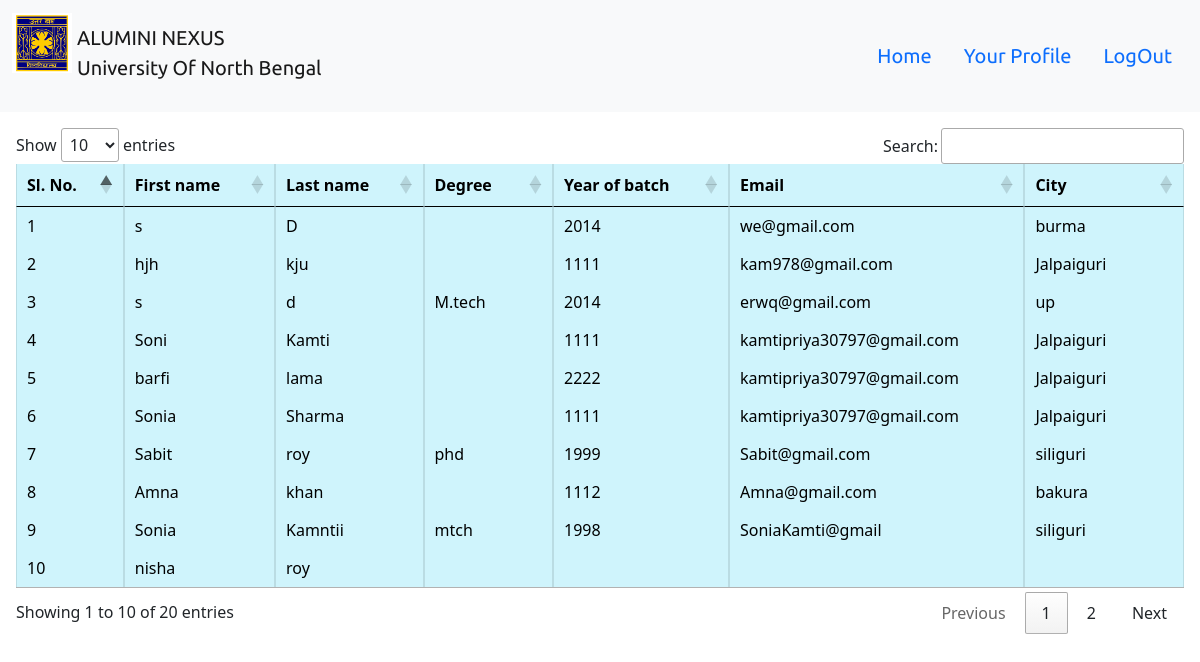
Screenshot of /userOutput.php (signed in) with the database file from the repository.
### tables this page shows
CREATE TABLE `registration` (
  `slno` int(255) NOT NULL,
  `first_name` varchar(255) NOT NULL,
  `middle_name` varchar(255) NOT NULL,
  `last_name` varchar(255) NOT NULL,
  `DOB` date NOT NULL,
  `gender` varchar(12) NOT NULL,
  `religious` varchar(100) NOT NULL,
  `caste` varchar(100) NOT NULL,
  `phone_no` int(12) NOT NULL,
  `email` varchar(255) NOT NULL,
  `reg_no` bigint(255) NOT NULL,
  `passout_year` varchar(20) NOT NULL,
  `qualification` varchar(150) NOT NULL,
  `current_country` varchar(100) NOT NULL,
  `current_state` varchar(100) NOT NULL,
  `current_city` varchar(100) NOT NULL,
  `cur_pincode` int(10) NOT NULL,
  `per-country` varchar(100) NOT NULL,
  `per-state` varchar(100) NOT NULL,
  `per-city` varchar(100) NOT NULL,
  `per-pincode` int(10) NOT NULL,
  `job_description` varchar(255) NOT NULL,
  `profession` varchar(255) NOT NULL,
  `salary` int(255) NOT NULL,
  `achiv` varchar(255) NOT NULL,
  `image` varchar(255) NOT NULL
);

### userOutput.php (the view, shortened to what this page needs)
<?php    include 'external/_dbconnect.php';   ?>
<html lang="en" dir="ltr">
  <head>
    <link rel="stylesheet" href="https://cdn.datatables.net/1.11.3/css/jquery.dataTables.min.css">
    <link href="https://cdn.jsdelivr.net/npm/bootstrap@5.0.2/dist/css/bootstrap.min.css" rel="stylesheet">
    <link href="https://use.fontawesome.com/releases/v5.13.0/css/all.css" rel="stylesheet" id="fontawesome-css">
    <link rel="stylesheet" href="css/style.css">
  </head>
  <body>
  <?php
if(isset($_SESSION['loggedin']) && $_SESSION['loggedin'] == true){
     $loggedin = true;
   }
   else{
     $loggedin = false;
   }
echo '<nav class="navbar navbar-expand-lg navbar-light bg-light">
  <div class="container-fluid">
  <a style="position: relative;" class="navbar-brand" href="#">
    <img src="images/nbu.png" alt="" width="60" height="60" style="position: absolute;"  class="d-inline-block align-text-top">
        <p style="margin-left: 65px;margin-top: 10px;" >ALUMINI NEXUS <br />
            University Of North Bengal</p>
  </a>
    <button class="navbar-toggler" type="button" data-bs-toggle="collapse" data-bs-target="#navbarNav" aria-controls="navbarNav" aria-expanded="false" aria-label="Toggle navigation">
      <span class="navbar-toggler-icon"></span>
    </button>
    <div class="collapse navbar-collapse justify-content-end" id="navbarSupportedContent">
      <ul class="nav navbar">
      <li class="nav-item">
        <a class="nav-link active" aria-current="page" href="/ALUMNI_NEXUS/index.php">Home</a>
      </li>
      ';
if($loggedin){
        echo '
        <li class="nav-item">
          <a class="nav-link active"  aria-current="page" href="/ALUMNI_NEXUS/userDetailsNew.php">Your Profile</a>
        </li>
        <li class="nav-item">
          <a class="nav-link active"  aria-current="page" href="/ALUMNI_NEXUS/logout.php">LogOut</a>
        </li>';
      }
      echo '
      </ul>
    </div>
  </div>
</nav>';
?>
    <div class="card-body">
      <div class="table-responsive">
        <table class="table table-hover table-bordered table-info" id="myTable">
  <thead>
    <tr>
      <th scope="col">Sl. No.</th>
      <th scope="col">First name</th>
      <th scope="col">Last name</th>
      <th scope="col">Degree</th>
      <th scope="col">Year of batch</th>
      <th scope="col">Email</th>
      <th scope="col">City</th>
    </tr>
  </thead>
  <tbody>
    <?php
     $sql ="SELECT registration.first_name, registration.last_name,registration.qualification, registration.passout_year,registration.email,registration.current_city FROM create_account INNER JOIN registration ON create_account.registration_num=registration.reg_no";
     $result = mysqli_query($conn, $sql);
           $num = mysqli_num_rows($result);
              if($num > 0){
                $a=1;
            while($row=mysqli_fetch_assoc($result))
            {
     ?>
    <tr>
          <td><?php
           echo $a++;
          ?></td>
          <td><?php echo $row['first_name'] ?></td>
          <td><?php echo $row['last_name'] ?></td>
          <td><?php echo $row['qualification'] ?></td>
          <td><?php echo $row['passout_year'] ?></td>
          <td><?php echo $row['email'] ?></td>
          <td><?php echo $row['current_city'] ?></td>
   </tr>
 <?php }
} ?>
  </tbody>
</table>
      </div>
    </div>
  </body>
</html>

### css/style.css (style rules this page uses)
div.container-fluid { font-family: 'Ubuntu', sans-serif; font-size: 20px; }

### rows the page displays
registration: first_name "s", last_name "D", passout_year "2014", email "we@gmail.com", current_city "burma"
registration: first_name "hjh", last_name "kju", passout_year "1111", email "kam978@gmail.com", current_city "Jalpaiguri"
registration: first_name "s", last_name "d", qualification "M.tech", passout_year "2014", email "erwq@gmail.com", current_city "up"
registration: first_name "Soni", last_name "Kamti", passout_year "1111", email "kamtipriya30797@gmail.com", current_city "Jalpaiguri"
registration: first_name "barfi", last_name "lama", passout_year "2222", email "kamtipriya30797@gmail.com", current_city "Jalpaiguri"
registration: first_name "Sonia", last_name "Sharma", passout_year "1111", email "kamtipriya30797@gmail.com", current_city "Jalpaiguri"
registration: first_name "Sabit", last_name "roy", qualification "phd", passout_year "1999", email "Sabit@gmail.com", current_city "siliguri"
registration: first_name "Amna", last_name "khan", passout_year "1112", email "Amna@gmail.com", current_city "bakura"
registration: first_name "Sonia", last_name "Kamntii", qualification "mtch", passout_year "1998", email "SoniaKamti@gmail", current_city "siliguri"
registration: first_name "nisha", last_name "roy"
